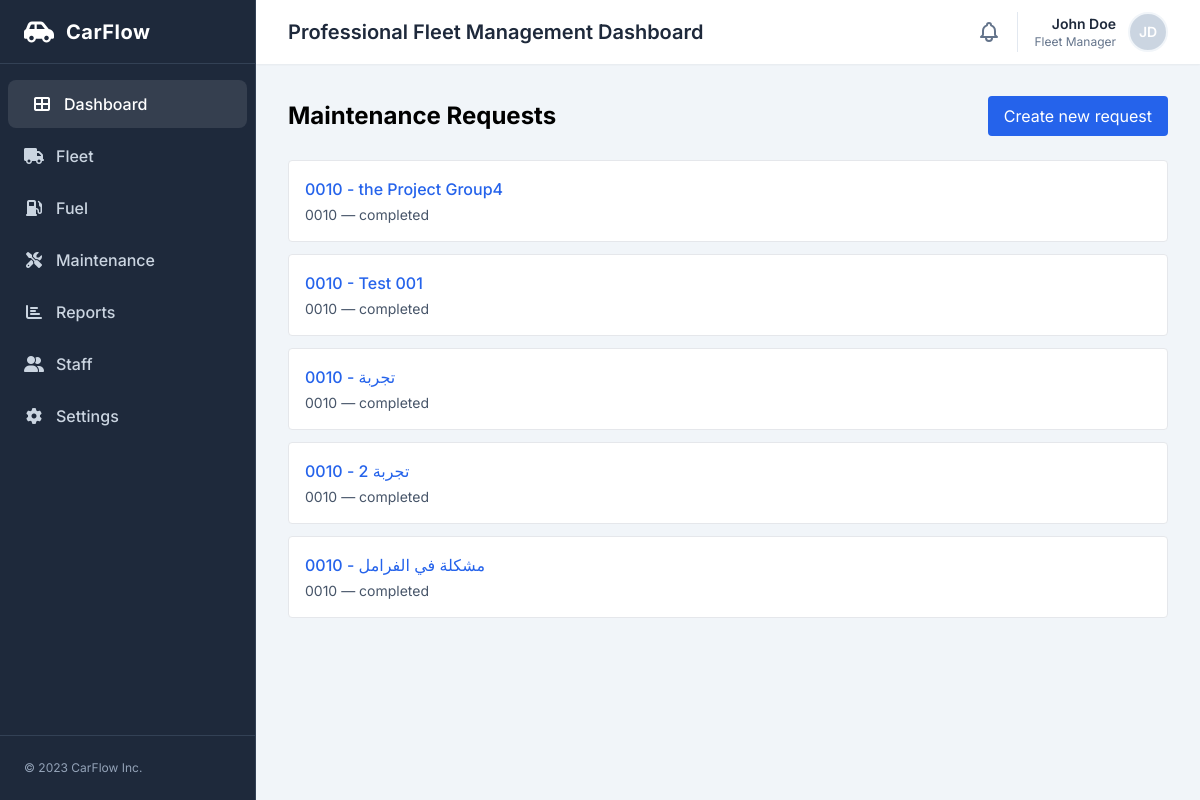
Page /maintenance/requests/ on the committed database.
### maintenance/models.py (models this page shows)
class MaintenanceRequest(models.Model):
    STATUS_CHOICES = [
        ("new", "New"),
        ("approved", "Approved"),
        ("in_progress", "In Progress"),
        ("completed", "Completed"),
    ]
    car = models.ForeignKey(
        "fleet.Car",
        on_delete=models.CASCADE,
        related_name="maintenance_requests"
    )
    title = models.CharField(max_length=200)
    description = models.TextField()
    odometer = models.PositiveIntegerField(default=0)
    status = models.CharField(
        max_length=20,
        choices=STATUS_CHOICES,
        default="new",
        db_index=True,
    )
    created_by = models.ForeignKey(
        settings.AUTH_USER_MODEL,
        on_delete=models.SET_NULL,
        null=True
    )
    created_at = models.DateTimeField(auto_now_add=True)
    updated_at = models.DateTimeField(auto_now=True)

### fleet/models.py (models this page shows)
class Car(models.Model):
    STATUS_CHOICES = [
        ("available", "Available"),
        ("assigned", "Assigned"),
        ("maintenance", "Maintenance"),
        ("inactive", "Inactive"),
    ]
    VEHICLE_TYPE_CHOICES = [
        ("Sedan", "Sedan"),
        ("Reefer Van", "Chiller Van"),
        ("Reefer Truck", "Reefer Truck"),
        ("Reefer Pickup", "Reefer Pickup"),
    ]
    plate_number = models.CharField(max_length=20, unique=True, db_index=True)
    brand = models.CharField(max_length=100, default='Unknown')
    vehicle_type = models.CharField(max_length=100, choices=VEHICLE_TYPE_CHOICES, verbose_name="Vehicle Type", default="Sedan")
    year = models.PositiveIntegerField()
    vin = models.CharField(max_length=64, blank=True)
    status = models.CharField(
        max_length=20,
        choices=STATUS_CHOICES,
        default="available",
        db_index=True,
    )
    region = models.ForeignKey(
        "accounts.Region",
        on_delete=models.SET_NULL,
        null=True,
        blank=True,
        related_name="cars",
    )
    notes = models.TextField(blank=True)
    created_at = models.DateTimeField(auto_now_add=True)
    class Meta:
        ordering = ["plate_number"]
    def __str__(self):
        return self.plate_number

### maintenance/views.py (the view)
# urls.py: path("requests/", MaintenanceRequestListView.as_view(), name="request_list"),
class MaintenanceRequestListView(ListView):
    model = MaintenanceRequest
    paginate_by = 20
    template_name = "maintenance/request_list.html"

### maintenance/templates/maintenance/request_list.html
{% extends "base.html" %}
{% block content %}
<div class="max-w-4xl mx-auto">
  <div class="flex items-center justify-between">
    <h1 class="text-2xl font-bold">Maintenance Requests</h1>
    <a href="{% url 'maintenance:request_create' %}" class="px-4 py-2 bg-blue-600 text-white rounded">Create new request</a>
  </div>
  <ul class="mt-6 space-y-3">
    {% for req in object_list %}
    <li class="p-4 bg-white rounded border">
      <a class="text-blue-600 font-medium" href="{% url 'maintenance:request_detail' req.pk %}">{{ req.car.plate_number }} - {{ req.title }}</a>
      <div class="text-sm text-slate-600 mt-1">{{ req.car }} — {{ req.status }}</div>
    </li>
    {% empty %}
    <li class="p-4 bg-white rounded border">No requests</li>
    {% endfor %}
  </ul>
</div>
{% endblock %}

### templates/base.html (style rules this page uses)
body { font-family:'Inter',sans-serif;background-color:#f3f4f6 }

### rows in the picture
MaintenanceRequest: car.plate_number "0010", title "the Project Group4", car "0010", status "completed"
MaintenanceRequest: car.plate_number "0010", title "Test 001", car "0010", status "completed"
MaintenanceRequest: car.plate_number "0010", title "تجربة", car "0010", status "completed"
MaintenanceRequest: car.plate_number "0010", title "تجربة 2", car "0010", status "completed"
MaintenanceRequest: car.plate_number "0010", title "مشكلة في الفرامل", car "0010", status "completed"
